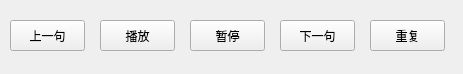
<?xml version="1.0" encoding="UTF-8"?>
<ui version="4.0">
 <class>PlaySoundForm</class>
 <widget class="QWidget" name="PlaySoundForm">
  <property name="geometry">
   <rect>
    <x>0</x>
    <y>0</y>
    <width>463</width>
    <height>74</height>
   </rect>
  </property>
  <property name="windowTitle">
   <string>播放</string>
  </property>
  <widget class="QPushButton" name="preVoiceButton">
   <property name="geometry">
    <rect>
     <x>10</x>
     <y>20</y>
     <width>75</width>
     <height>31</height>
    </rect>
   </property>
   <property name="text">
    <string>上一句</string>
   </property>
  </widget>
  <widget class="QPushButton" name="playVoiceButton">
   <property name="geometry">
    <rect>
     <x>100</x>
     <y>20</y>
     <width>75</width>
     <height>31</height>
    </rect>
   </property>
   <property name="text">
    <string>播放</string>
   </property>
  </widget>
  <widget class="QPushButton" name="pauseVoiceButton">
   <property name="geometry">
    <rect>
     <x>190</x>
     <y>20</y>
     <width>75</width>
     <height>31</height>
    </rect>
   </property>
   <property name="text">
    <string>暂停</string>
   </property>
  </widget>
  <widget class="QPushButton" name="nextVoiceButton">
   <property name="geometry">
    <rect>
     <x>280</x>
     <y>20</y>
     <width>75</width>
     <height>31</height>
    </rect>
   </property>
   <property name="text">
    <string>下一句</string>
   </property>
  </widget>
  <widget class="QPushButton" name="repeateVoiceButton">
   <property name="geometry">
    <rect>
     <x>370</x>
     <y>20</y>
     <width>75</width>
     <height>31</height>
    </rect>
   </property>
   <property name="text">
    <string>重复</string>
   </property>
  </widget>
 </widget>
 <resources/>
 <connections/>
</ui>
